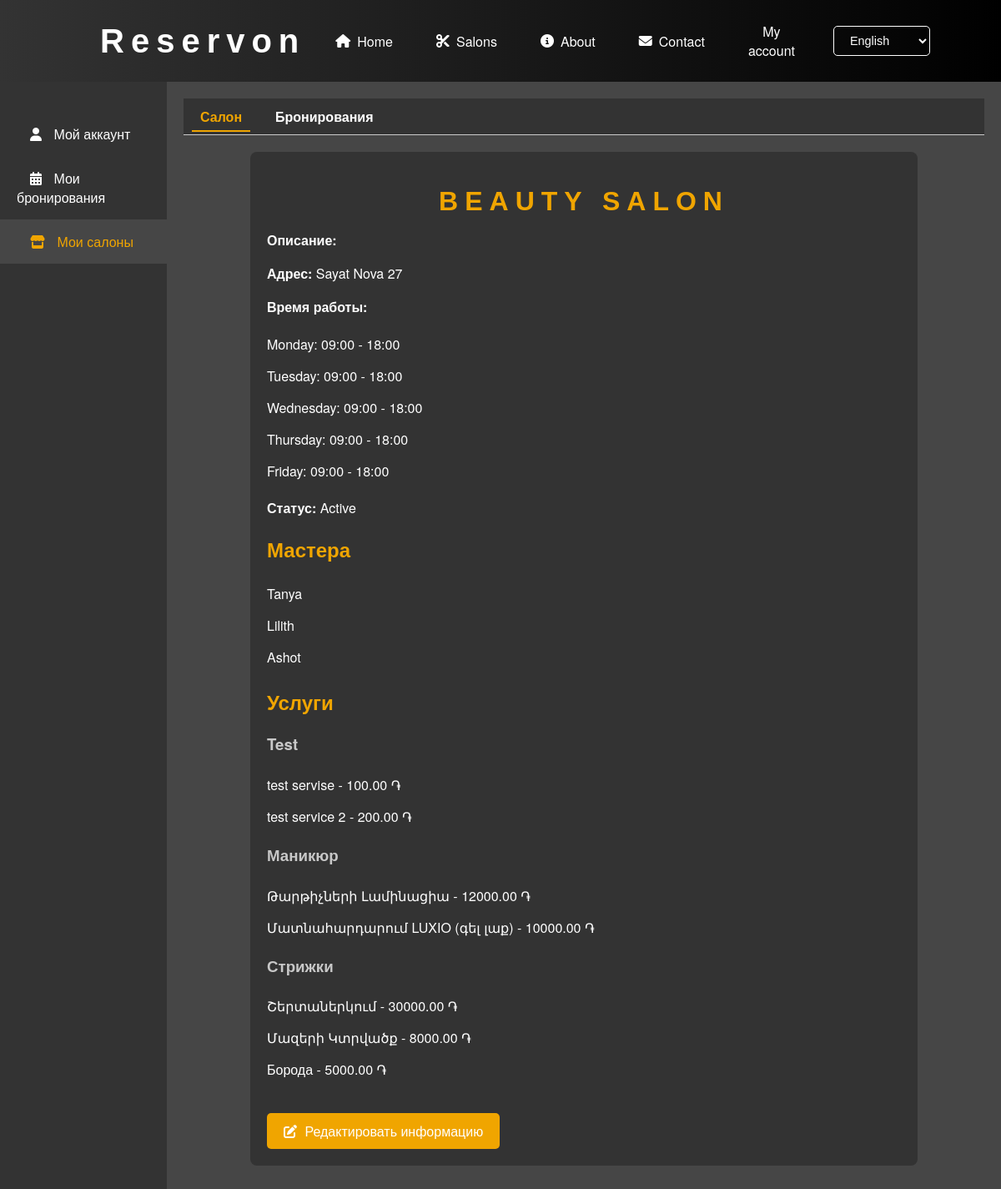
The app's page /account/ (signed in) with its own data.
### salons/models.py (models this page shows, shortened)
class Salon(models.Model):
    admins = models.ManyToManyField(User, related_name='administered_salons', blank=True)
    STATUS_CHOICES = [
        ('new', 'New'),
        ('active', 'Active'),
        ('suspend', 'Suspend'),
        ('disable', 'Disable'),
    ]
    name = models.CharField('Salon name', max_length=50)
    logo = models.ImageField('Logo', upload_to='salon_logos/', blank=True, null=True)
    address = models.CharField('Address', max_length=100)
    coordinates = models.CharField('Coordinates', max_length=50, blank=True, null=True)
    opening_hours = models.JSONField(
        "Working Hours",
        default=dict,
        help_text="JSON format: {'monday': {'open': '09:00', 'close': '18:00'}, ... }"
    )
    default_duration = models.IntegerField('Default duration (minutes)', default=20)
    default_price = models.DecimalField('Default price', max_digits=15, decimal_places=0, default=2000)
    services_hy = models.CharField('Services_hy', max_length=100, blank=True, null=True)
    services_ru = models.CharField('Services_ru', max_length=100, blank=True, null=True)
    services_eng = models.CharField('Services_eng', max_length=100, blank=True, null=True)
    shortDescription_hy = models.CharField('Short description_hy', max_length=100, blank=True, null=True)
    shortDescription_ru = models.CharField('Short description_ru', max_length=100, blank=True, null=True)
    shortDescription_eng = models.CharField('Short description_eng', max_length=100, blank=True, null=True)
    description_hy = models.TextField('description_hy', blank=True)
    description_ru = models.TextField('description_ru', blank=True)
    description_eng = models.TextField('description_eng', blank=True)
    reservDays = models.IntegerField('Reserv days', default=9)
    status = models.CharField(
        max_length=10,
        choices=STATUS_CHOICES,
        default='new',
        verbose_name="Status"
    )
    class Meta:
        verbose_name = 'Salon'
        verbose_name_plural = 'Salons'

class Barber(models.Model):
    salon = models.ForeignKey(Salon, on_delete=models.CASCADE, related_name='barbers')
    user = models.OneToOneField(User, on_delete=models.SET_NULL, null=True, blank=True)
    name = models.CharField(max_length=100)
    availability = models.JSONField("Barber's Working Hours", default=dict)
    avatar = models.ImageField(upload_to='salons/barbers', blank=True, null=True)
    description = models.TextField(blank=True, null=True)
    categories = models.ManyToManyField(ServiceCategory, related_name='barbers')  # Add this line

class Service(models.Model):
    STATUS_CHOICES = [
        ('active', 'Active'),
        ('suspend', 'Suspend'),
    ]
    name = models.CharField(max_length=100)
    image = models.ImageField(upload_to='salons/services', blank=True, null=True)
    price = models.DecimalField(max_digits=8, decimal_places=2)
    duration = models.DurationField()
    salon = models.ForeignKey(Salon, on_delete=models.CASCADE, related_name='services')
    category = models.ForeignKey(ServiceCategory, on_delete=models.SET_NULL, null=True, blank=True, related_name='services')
    status = models.CharField(
        max_length=10,
        choices=STATUS_CHOICES,
        default='active',
        verbose_name="Status"
    )

class ServiceCategory(models.Model):
    name = models.CharField(max_length=100, unique=True)  # Название категории
    default_duration = models.IntegerField('Default duration (minutes)', default=15)

### account/views.py (the view)
# urls.py: path('', views.account_dashboard, name='account_dashboard'),
@login_required
def account_dashboard(request):
    user = request.user
    salons = user.administered_salons.all()
    salon_id = request.GET.get('salon_id')
    if salon_id:
        selected_salon = get_object_or_404(Salon, id=salon_id, admins=user)
    else:
        selected_salon = salons.first() if salons.exists() else None
    categories_with_services = []
    if selected_salon:
        services = selected_salon.services.select_related('category').all()
        category_services = defaultdict(list)
        for service in services:
            category_name = service.category.name if service.category else 'Без категории'
            category_services[category_name].append(service)
        categories_with_services = sorted(category_services.items())
    context = {
        'salons': salons,
        'selected_salon': selected_salon,
        'categories_with_services': categories_with_services,
        'currency_symbol': '֏',
        'active_menu': 'salon',
        'active_sidebar': 'salons',
    }
    return render(request, 'account/dashboard.html', context)

### account/templates/account/dashboard.html
{% extends "account/account_base.html" %}
{% block page_content %}
<div class="salon-content">
    {% if selected_salon %}
        <div class="salon-details">
            <h1>{{ selected_salon.name }}</h1>
            <p><strong>Описание:</strong> {{ selected_salon.description_ru }}</p>
            <p><strong>Адрес:</strong> {{ selected_salon.address }}</p>
            <p><strong>Время работы:</strong></p>
            <ul>
                {% for day, hours in selected_salon.opening_hours.items %}
                    <li>{{ day|capfirst }}: {{ hours.open }} - {{ hours.close }}</li>
                {% endfor %}
            </ul>
            <p><strong>Статус:</strong> {{ selected_salon.get_status_display }}</p>
            <h2>Мастера</h2>
            <ul>
                {% for barber in selected_salon.barbers.all %}
                    <li>{{ barber.name }}</li>
                {% empty %}
                    <li>Нет мастеров.</li>
                {% endfor %}
            </ul>
            <h2>Услуги</h2>
            {% if categories_with_services %}
                {% for category_name, services in categories_with_services %}
                    <h3>{{ category_name }}</h3>
                    <ul>
                        {% for service in services %}
                            <li>{{ service.name }} - {{ service.price }} {{ currency_symbol }}</li>
                        {% endfor %}
                    </ul>
                {% endfor %}
            {% else %}
                <p>Нет услуг.</p>
            {% endif %}
            <a href="#" class="edit-button"><i class="fas fa-edit"></i> Редактировать информацию</a>
        </div>
    {% else %}
        <p>У вас нет салонов.</p>
    {% endif %}
</div>
{% endblock %}

### main/static/main/css/main.css (style rules this page uses)
body { background-color: #000; color: #fff; font-family: 'Helvetica Neue', Helvetica, Arial, sans-serif; margin: 0; padding: 0; }
* { box-sizing: border-box; }
h1 { font-family: Moderne Sans, sans-serif; text-align: center; font-size: 2rem; width: 100%; letter-spacing: .5rem; margin-bottom: 20px; }

### salons/static/salons/css/modal.css (style rules this page uses)
:root { --primary-color: #f0a500; --secondary-color: #e0e0e0; --text-color: #333333; --background-color: #f5f5f5; --overlay-color: rgba(0, 0, 0, 0.6); }

### authentication/static/authentication/css/modal.css (style rules this page uses)
:root { --modal-background: #333333; --modal-text-color: #fff; --modal-overlay-color: rgba(0, 0, 0, 0.5); --button-background: #f0a500; --button-hover-background: #e67e22; --input-background: #f9f9f9; --input-border-color: #cccccc; --input-focus-border-color: #f0a500; --error-color: #FF4B4B; --close-button-color: #888888; --close-button-hover-color: #333333; }

### account/static/account/css/dashboard.css (style rules this page uses)
.salon-details h2 { margin-top: 20px; color: rgb(240, 165, 0); }
.salon-details h3 { margin-top: 10px; color: rgb(200, 200, 200); }
.salon-details ul { list-style-type: none; padding-left: 0; }
.salon-details ul li { margin: 5px 0; }
.salon-details p, .salon-details li { color: white; }
.salon-content { max-width: 800px; margin: 20px auto; background-color: rgb(51, 51, 51); padding: 20px; border-radius: 8px; color: white; }
.salon-details h1 { font-size: 2em; margin-bottom: 10px; word-wrap: break-word; color: rgb(240, 165, 0); }
.salon-details p { font-size: 1em; line-height: 1.5; color: white; }
.salon-details ul li { padding: 5px 0; }
.edit-button { display: inline-block; margin-top: 20px; padding: 10px 20px; background-color: rgb(240, 165, 0); color: white; text-decoration: none; border-radius: 5px; }
.edit-button i { margin-right: 5px; }

### records on screen
Salon: name "BEAUTY SALON", address "Sayat Nova 27", status "Active"
Barber: name "Tanya"
Barber: name "Lilith"
Barber: name "Ashot"
Service: name "Test", name "test servise", price "100.00", currency_symbol "֏"
Service: name "test service 2", price "200.00", currency_symbol "֏"
Service: name "Маникюр", name "Թարթիչների Լամինացիա", price "12000.00", currency_symbol "֏"
Service: name "Մատնահարդարում LUXIO (գել լաք)", price "10000.00", currency_symbol "֏"
Service: name "Стрижки", name "Շերտաներկում", price "30000.00", currency_symbol "֏"
Service: name "Մազերի Կտրվածք", price "8000.00", currency_symbol "֏"
Service: name "Борода", price "5000.00", currency_symbol "֏"

### other values on screen
{{ day|capfirst }} "Monday" "Tuesday" "Wednesday" "Thursday" "Friday"
{{ hours.open }} "09:00" "09:00" "09:00" "09:00" "09:00"
{{ hours.close }} "18:00" "18:00" "18:00" "18:00" "18:00"
form field language "English"
